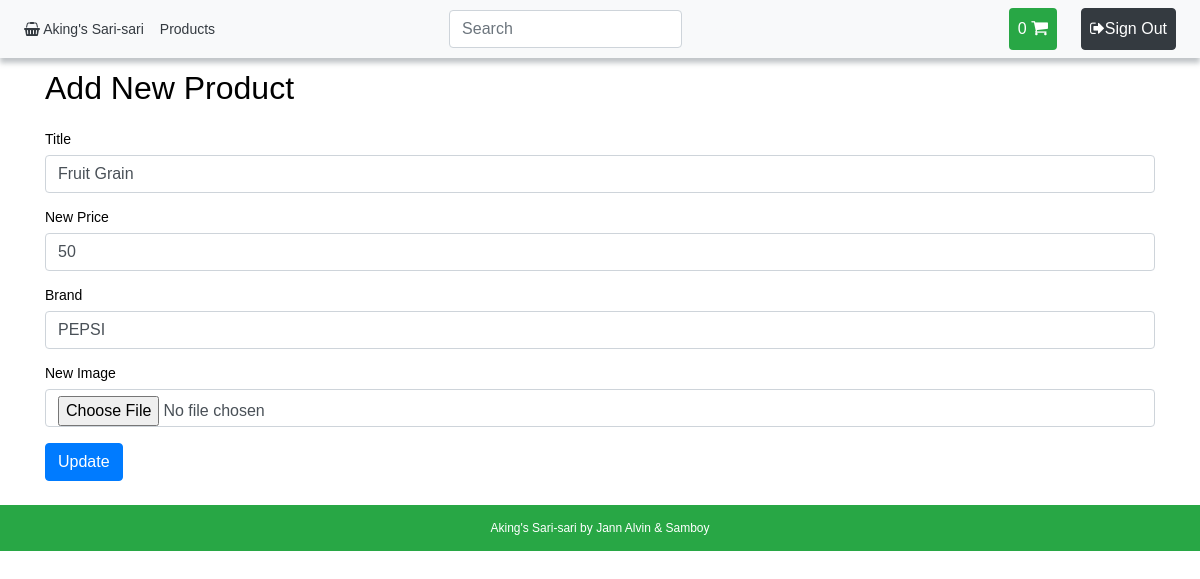
The page /components/product/update.php?id=1 (signed in) on the database its author committed.
### tables this page shows
CREATE TABLE IF NOT EXISTS `products` (
  `id` int(11) NOT NULL AUTO_INCREMENT,
  `title` varchar(25) NOT NULL,
  `category` varchar(20) DEFAULT NULL,
  `price` int(11) NOT NULL,
  `brand` varchar(100) NOT NULL,
  `image` varchar(20) NOT NULL,
  PRIMARY KEY (`id`)
);

### components/product/update.php (the view, shortened to what this page needs)
<?php
$path = $_SERVER['DOCUMENT_ROOT'];
$path .= "/akings/";
require_once($path . 'connect.php');
$id = $_GET['id'];
$SelSql = "SELECT * FROM `products` WHERE id=$id";
$res = mysqli_query($connection, $SelSql);
$r = mysqli_fetch_assoc($res);
?>
<?php require_once($path . 'templates/header.php') ?>
	<div class="container">
		<h2 class="my-4">Add New Product</h2>
		<form method="post" enctype="multipart/form-data">
			<div class="form-group">
                <label>Title</label>
				<input type="text" class="form-control" name="title" value="<?php echo $r['title'];?>" required/>
            </div>
            <div class="form-group">
                <label>New Price</label>
				<input type="text" class="form-control" name="price" value="<?php echo $r['price'];?>" required/>
            </div>
            <div class="form-group">
                <label>Brand</label>
				<input type="text" class="form-control" name="brand" value="<?php echo $r['brand'];?>"/>
            </div>
            <div class="form-group">
                <label>New Image</label>
				<input type="file" class="form-control" name="image" accept=".png,.gif,.jpg,.webp"/>
            </div>
			<input type="submit" class="btn btn-primary" value="Update" />
		</form>
	</div>
<?php require_once($path . 'templates/footer.php') ?>

### css/style.css (style rules this page uses)
* { color: black; }
html, body { height: 100%; }

### templates/header.php (style rules this page uses)
body { font: 14px sans-serif; }

### rows shown on the page
products: title "Fruit Grain", price "50", brand "PEPSI"
